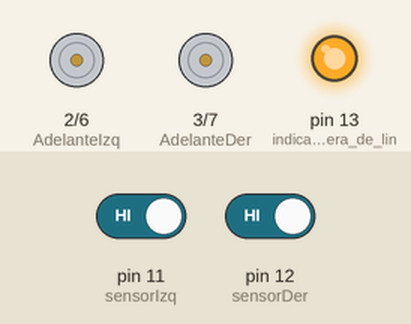
Recording of a sketch running on a simulated Arduino Uno, built with avr-gcc and run on an emulated ATmega328P. Shown: motor-driver pin pairs drawn as motors (green arrow = first pin HIGH = forward, orange = second pin HIGH = backward, longer = more drive), output pins drawn as LEDs (lit = HIGH). The inputs (shaded band) are chosen by the test bench; at power-on: pin 11 (sensorIzq) HIGH, pin 12 (sensorDer) HIGH.

Above: at 1.2 s.
1.3 s: pin 11 (sensorIzq) driven LOW
At 2.5 s:
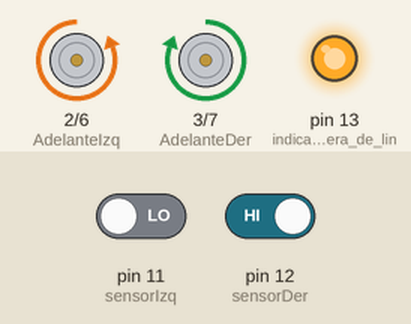
2.8 s: pin 12 (sensorDer) driven LOW
At 3.8 s:
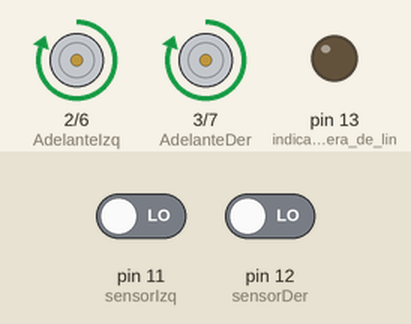
4.3 s: pin 11 (sensorIzq) driven HIGH
At 5.0 s:
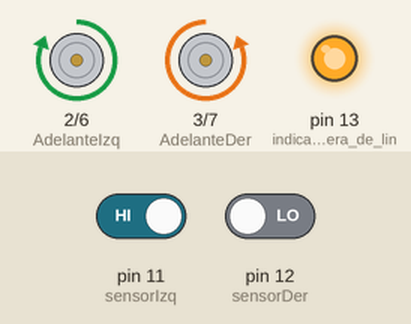
5.8 s: pin 12 (sensorDer) driven HIGH
At 6.1 s:
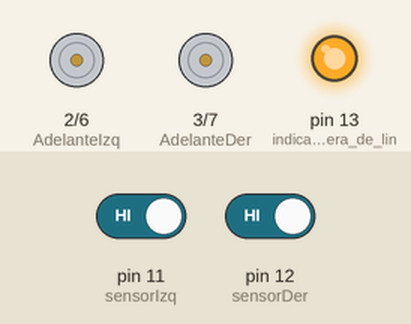
Timing chart, 0 to 8.3 s (numbered marks = the images above; inputs shaded):
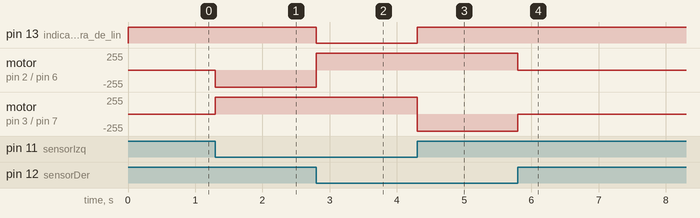

The sketch:

seguidor.ino
```cpp
//Driver para motores
const int AdelanteIzq = 2;
const int AdelanteDer = 3;
const int AtrasIzq = 6;
const int AtrasDer = 7;
//Entradas digitales, sensores de linea
const int sensorIzq = 11;
const int sensorDer = 12;
//Para lecturas de linea
int sensorValueIzq = 0;
int sensorValueDer = 0;
void setup() {
   pinMode(AdelanteIzq, OUTPUT);
   pinMode(AtrasIzq, OUTPUT);
   pinMode(AdelanteDer, OUTPUT);
   pinMode(AtrasDer, OUTPUT);
   pinMode(sensorIzq,INPUT);
   digitalWrite(sensorIzq, HIGH); //pull-up
   pinMode(sensorDer,INPUT);
   digitalWrite(sensorDer, HIGH); //pull-up
   pinMode(13,OUTPUT);  //indicador de fuera de linea
}
void loop() {
  //Lectura de sensores
  sensorValueIzq = digitalRead(sensorIzq);
  sensorValueDer = digitalRead(sensorDer);
 //Indicador de línea
 if (sensorValueIzq == 1 || sensorValueDer ==1 )
 {digitalWrite(13,HIGH); }
 else
 {digitalWrite(13,LOW); }
 if (sensorValueIzq == 1 && sensorValueDer ==1) //Fuera de linea, se detiene
 {
     digitalWrite(AdelanteIzq,0);
     digitalWrite(AdelanteDer,0);
     digitalWrite(AtrasDer,0);
     digitalWrite(AtrasIzq,0);
 }
 else if (sensorValueIzq == 0 && sensorValueDer ==0) //Sobre la linea, camina adelante
 {
     digitalWrite(AdelanteIzq,1);
     digitalWrite(AdelanteDer,1);
     digitalWrite(AtrasDer,0);
     digitalWrite(AtrasIzq,0);
 }
 else if (sensorValueIzq == 1 && sensorValueDer ==0) //Giro a la Izquierda
 {
     digitalWrite(AdelanteIzq,1);
     digitalWrite(AdelanteDer,0);
     digitalWrite(AtrasDer,1);
     digitalWrite(AtrasIzq,0);
 }
 else if (sensorValueIzq == 0 && sensorValueDer == 1) //Giro  a la Derecha
 {
     digitalWrite(AdelanteIzq,0);
     digitalWrite(AdelanteDer,1);
     digitalWrite(AtrasDer,0);
     digitalWrite(AtrasIzq,1);
 }
}
```

Measured:
- after the input at 1.3 s, motor on pin 2 (AdelanteIzq) / pin 6 (AtrasIzq): stopped → backward 255/255 at once; motor on pin 3 (AdelanteDer) / pin 7 (AtrasDer): stopped → forward 255/255 at once
- after the input at 2.8 s, pin 13 (indicador_de_fuera_de_lin): HIGH → LOW at once; motor on pin 2 (AdelanteIzq) / pin 6 (AtrasIzq): backward 255/255 → forward 255/255 at once
- after the input at 4.3 s, pin 13 (indicador_de_fuera_de_lin): LOW → HIGH at once; motor on pin 3 (AdelanteDer) / pin 7 (AtrasDer): forward 255/255 → backward 255/255 at once
- after the input at 5.8 s, motor on pin 2 (AdelanteIzq) / pin 6 (AtrasIzq): forward 255/255 → stopped at once; motor on pin 3 (AdelanteDer) / pin 7 (AtrasDer): backward 255/255 → stopped at once
